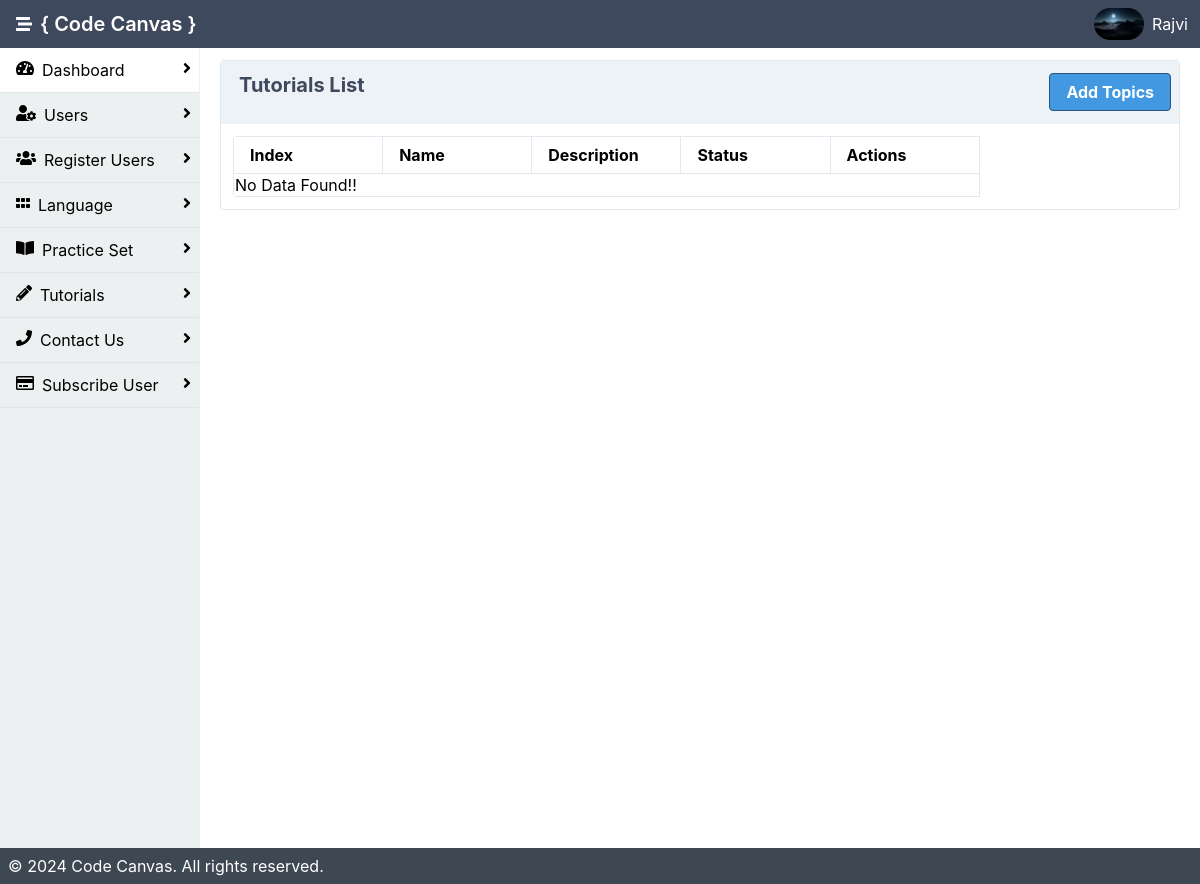
/admin/tutorials.php (signed in), run on an earlier commit of the app's database.
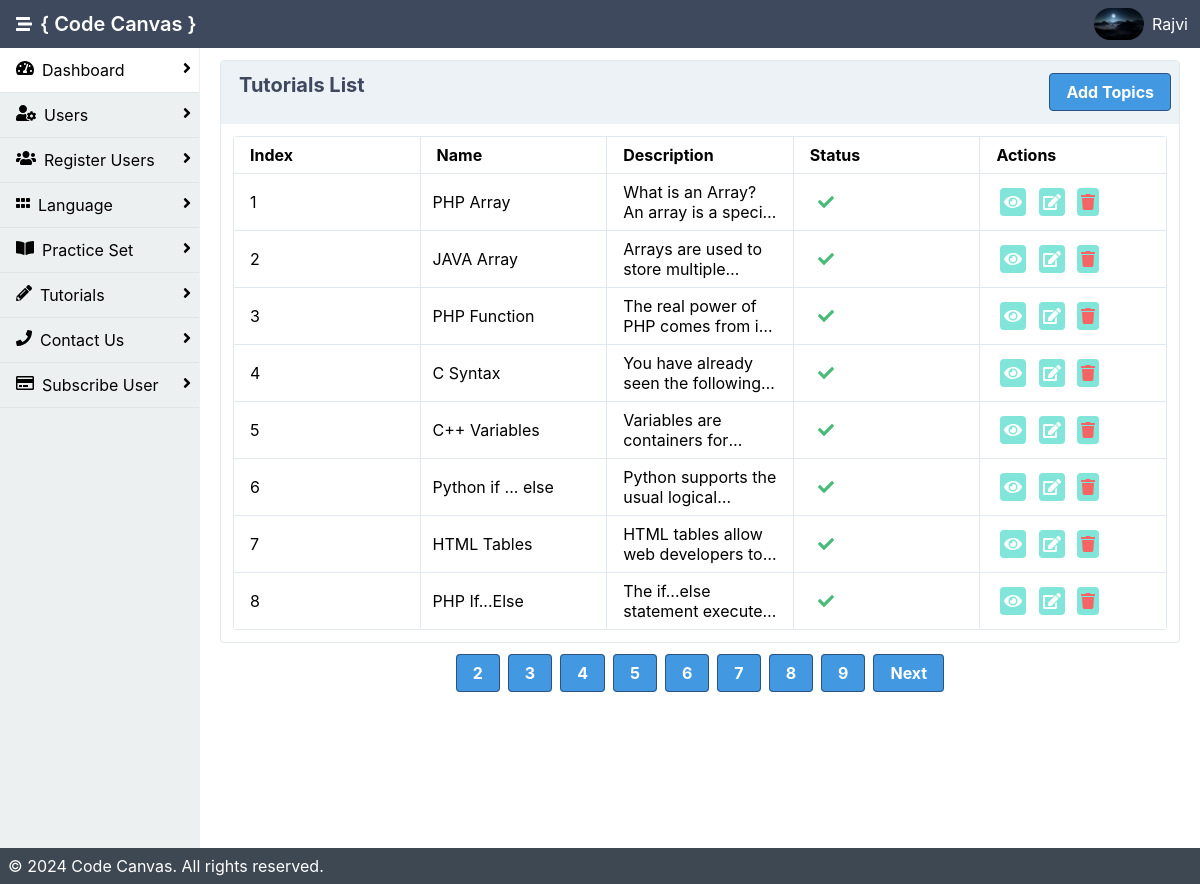
And on a later commit of the database.
### tables this page shows
CREATE TABLE `tutorial` (
  `t_id` int(11) NOT NULL,
  `language` varchar(200) NOT NULL,
  `topic_name` varchar(200) NOT NULL,
  `description` varchar(1000) DEFAULT NULL,
  `t_code` varchar(3000) NOT NULL,
  `is_active` int(11) NOT NULL DEFAULT 1,
  `created_date` date NOT NULL DEFAULT current_timestamp()
);

### admin/tutorials.php (the view, shortened to what the changed rows need)
<?php
include 'inc/header.php';
$records_per_page = 8;
$current_page = isset($_GET['page']) ? $_GET['page'] : 1;
$start_from = ($current_page - 1) * $records_per_page;
$qry = "SELECT * FROM tutorial LIMIT $start_from, $records_per_page";
$data = mysqli_query($con, $qry);
$total_records_query = "SELECT COUNT(*) AS total FROM tutorial";
$total_records_result = mysqli_query($con, $total_records_query);
$total_records = mysqli_fetch_assoc($total_records_result)['total'];
$total_pages = ceil($total_records / $records_per_page);
$index_start = ($current_page - 1) * $records_per_page + 0;
?>
<!DOCTYPE html>
<html lang="en">
<div class="mx-auto bg-grey-400">
    <div class="min-h-screen flex flex-col">
        <div class="flex flex-1">
            <main class="bg-white-500 flex-1 p-3 overflow-hidden">
            <div class="flex flex-1  flex-col md:flex-row lg:flex-row mx-2">
                        <div class="mb-2 border-solid border-gray-300 rounded border shadow-sm w-full">
                            <div class="p-3">
                                <table class="table-responsive w-full rounded">
                                    <thead>
                                      <tr>
                                          <th class="border w-1/6 px-4 py-2">Index</th>
                                          <th class="border w-1/6 px-4 py-2">Name</th>
                                          <th class="border w-1/6 px-4 py-2">Description</th>
                                        <th class="border w-1/6 px-4 py-2">Status</th>
                                        <th class="border w-1/6 px-4 py-2">Actions</th>
                                      </tr>
                                    </thead>
                                    <tbody>
                                    <?php
                                    $i = $index_start;
                                    if(mysqli_num_rows($data) > 0 ){
                                    while($result= mysqli_fetch_assoc($data)){
                                        $i++;
                                        $popup_container = "popup-container".$i;
                                    ?>
                                        <tr>
                                            <td class="border px-4 py-2"><?php echo $i;?></td>
                                            <td class="border px-3 py-2"><?php echo $result['topic_name'];?></td>
                                            <td class="border px-4 py-2"><p class="textwrap"><?php echo strip_tags($result['description']);?></p></td>
                                            <td class="border px-4 py-2"><?php if($result['is_active'] == 1){?>
                                                <i class="fa fa-check text-green-500 mx-2"></i>
                                                <?php }else{ ?>
                                                    <i class="fa fa-close text-red-500 mx-2"></i>
                                                <?php }?></td>
                                            <td class="border px-4 py-2">
                                            <a class="bg-teal-300 cursor-pointer rounded p-1 mx-1 text-white">
                                                        <i class="fas fa-eye" onclick="openPopup('<?php echo $popup_container; ?>')"></i></a>
                                                <a class="bg-teal-300 cursor-pointer rounded p-1 mx-1 text-white" href="edit_tutorial.php?tid=<?php echo $result['t_id']; ?>">
                                                        <i class="fas fa-edit"></i></a>
                                                <a class="bg-teal-300 cursor-pointer rounded p-1 mx-1 text-red-500" href="delete.php?tid=<?php echo $result['t_id']; ?>">
                                                        <i class="fas fa-trash"></i>
                                                </a>
                                            </td>
                                        </tr>
                                        <?php } }else{
                                            ?>
                        <tr class="border"><td>No Data Found!!</td></tr>
                                            <?php
                    }?>
                                    </tbody>
                                </table>
                            </div>
                        </div>
                    </div>
                    <div class="p-3">
                            <ul class="flex justify-center">
                                <?php if ($total_pages > 1) { ?>
                                    <?php for ($i = 1; $i <= $total_pages; $i++) { ?>
                                        <li class="<?php echo ($current_page == $i) ? 'hidden' : ''; ?> mr-2">
                                            <a href="?page=<?php echo $i; ?>" class="bg-blue-500 hover:bg-blue-800 text-white font-bold py-2 px-4 border border-blue-800 rounded"><?php echo $i; ?></a>
                                        </li>
                                    <?php } ?>
                                    <li class="<?php echo ($current_page == $total_pages) ? 'hidden' : ''; ?>">
                                        <a href="?page=<?php echo $current_page + 1; ?>" class="bg-blue-500 hover:bg-blue-800 text-white font-bold py-2 px-4 border border-blue-800 rounded">Next</a>
                                    </li>
                                <?php } ?>
                            </ul>
                        </div>
                </div>
        </div>
    </div>
</body>
</html>

What changed in the data, as far as the page shows it:
added tutorial: topic_name "PHP Array", description "What is an Array? An array is a…", is_active 1 (drawn)
added tutorial: topic_name "JAVA Array", description "Arrays are used to store…", is_active 1 (drawn)
added tutorial: topic_name "PHP Function", description "The real power of PHP comes from…", is_active 1 (drawn)
added tutorial: topic_name "C Syntax", description "You have already seen the…", is_active 1 (drawn)
added tutorial: topic_name "C++ Variables", description "Variables are containers…", is_active 1 (drawn)
added tutorial: topic_name "Python if ... else", description "Python supports the usual…", is_active 1 (drawn)
added tutorial: topic_name "HTML Tables", description "HTML tables allow web developers…", is_active 1 (drawn)
added tutorial: topic_name "PHP If...Else", description "The if...else statement…", is_active 1 (drawn)
Also different on the page:
new list line: "2"
new list line: "3"
new list line: "4"
new list line: "5"
new list line: "6"
new list line: "7"
new list line: "8"
new list line: "9"
text no longer shown: "No Data Found!!"
text now shown: "Next"
